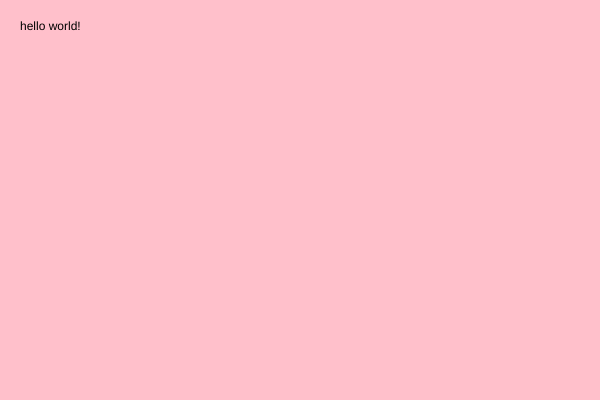
Frame 1 (no input)
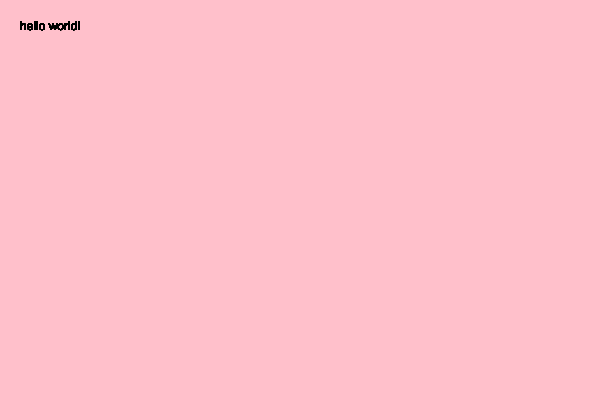
Frame 60 (no input)
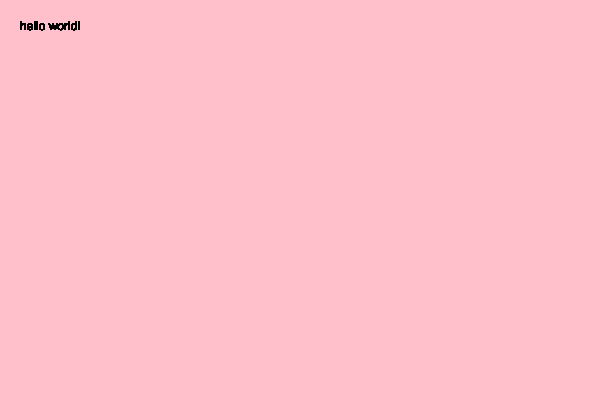
Frame 120 (the mouse pressed at the canvas centre since frame 60)

The p5.js sketch that drew these frames (run headless with seeded random() and noise() and a simulated clock; from frame 60 on, the mouse is pressed at the canvas centre):

// p5.js sketch
// ── sketch.js
function setup() {

  createCanvas(600, 400);

  background('pink');
}
function draw() {


  text("hello world!", 20, 30)
}
